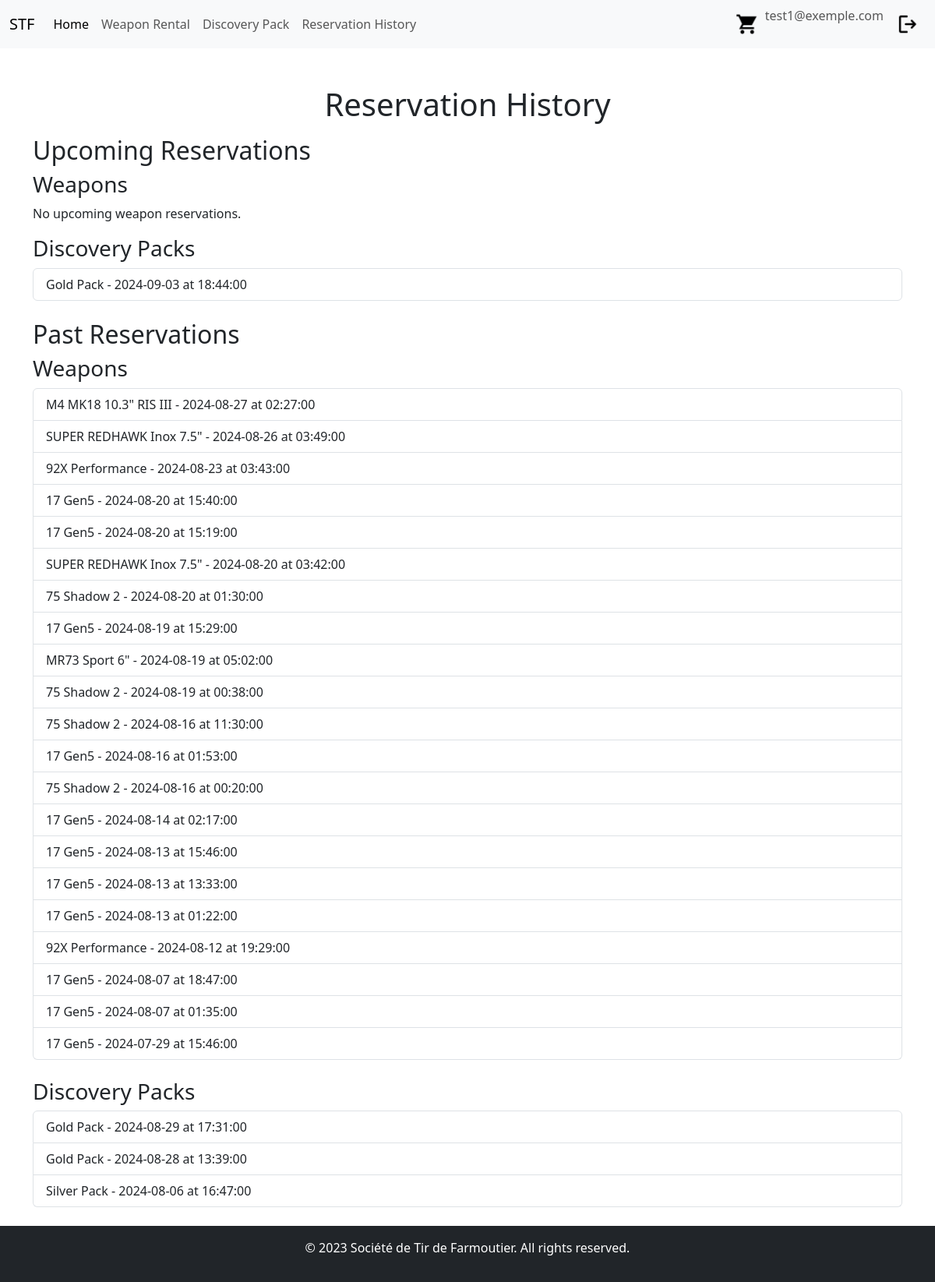
Page /index.php?controller=ReservationController&task=viewHistory (signed in) on the earlier database version.
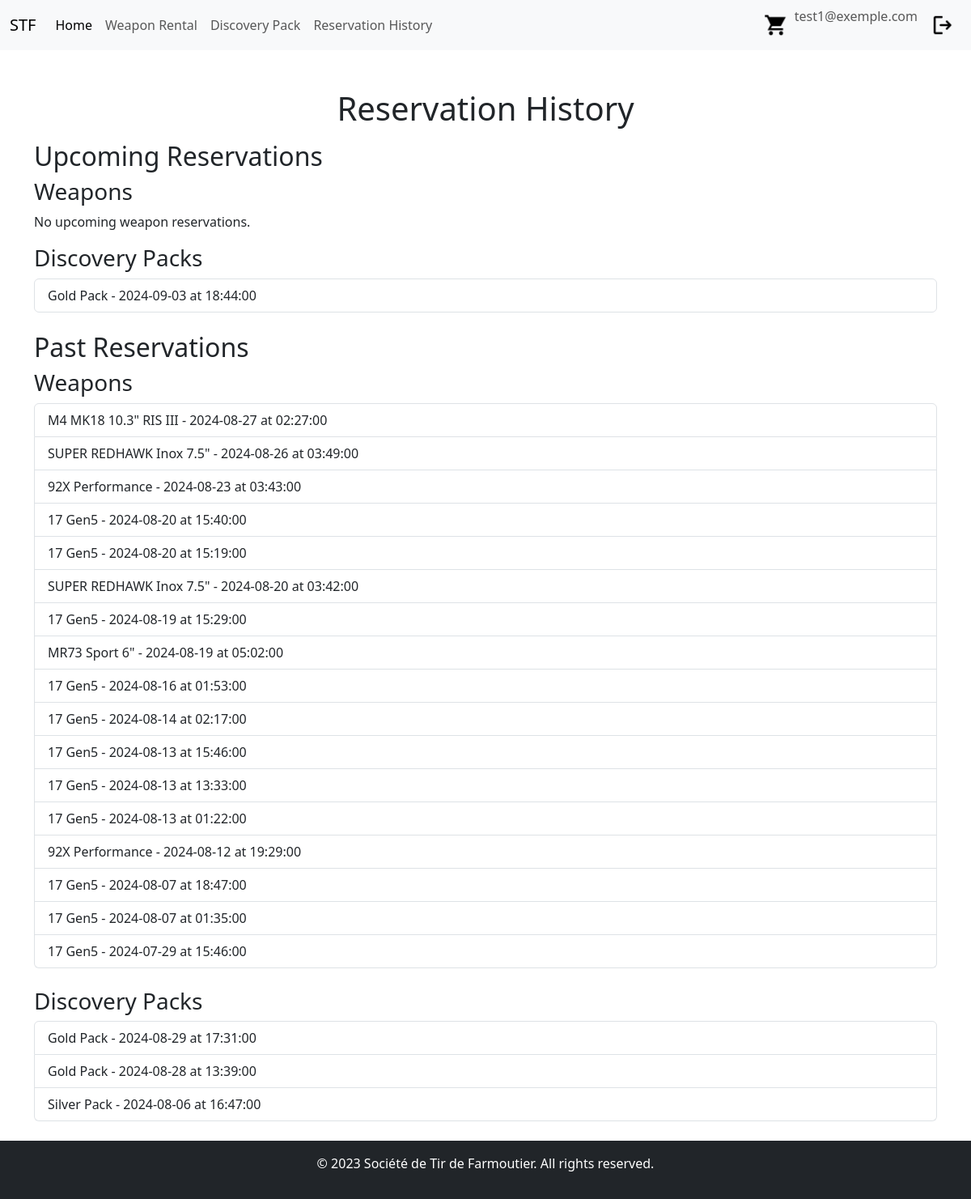
Same page on the later database version.
### tables this page shows
CREATE TABLE `discovery_pack_reservation` (
  `ID` int NOT NULL AUTO_INCREMENT,
  `user_id` int DEFAULT NULL,
  `discovery_pack_id` int DEFAULT NULL,
  `date` date DEFAULT NULL,
  `hour` time DEFAULT NULL,
  PRIMARY KEY (`ID`),
  KEY `user_id` (`user_id`),
  KEY `discovery_pack_id` (`discovery_pack_id`),
  CONSTRAINT `discovery_pack_reservation_ibfk_1` FOREIGN KEY (`user_id`) REFERENCES `users` (`ID`),
  CONSTRAINT `discovery_pack_reservation_ibfk_2` FOREIGN KEY (`discovery_pack_id`) REFERENCES `discovery_pack` (`ID`)
);

CREATE TABLE `discovery_pack` (
  `ID` int NOT NULL AUTO_INCREMENT,
  `name` varchar(255) DEFAULT NULL,
  `price` decimal(10,2) DEFAULT NULL,
  `description` text,
  `duration` int DEFAULT NULL,
  `image` text,
  PRIMARY KEY (`ID`)
);

CREATE TABLE `weapon_reservation` (
  `ID` int NOT NULL AUTO_INCREMENT,
  `user_id` int DEFAULT NULL,
  `weapon_id` int DEFAULT NULL,
  `date` date DEFAULT NULL,
  `hour` time DEFAULT NULL,
  `ammo_boxes` int DEFAULT '0',
  `total_price` decimal(10,2) NOT NULL,
  PRIMARY KEY (`ID`),
  KEY `user_id` (`user_id`),
  KEY `weapon_reservation_ibfk_2` (`weapon_id`),
  CONSTRAINT `weapon_reservation_ibfk_1` FOREIGN KEY (`user_id`) REFERENCES `users` (`ID`),
  CONSTRAINT `weapon_reservation_ibfk_2` FOREIGN KEY (`weapon_id`) REFERENCES `weapon` (`ID`) ON DELETE SET NULL
);

CREATE TABLE `weapon` (
  `ID` int NOT NULL AUTO_INCREMENT,
  `name` varchar(255) DEFAULT NULL,
  `brand` varchar(255) DEFAULT NULL,
  `caliber` varchar(255) DEFAULT NULL,
  `description` text,
  `image` text,
  PRIMARY KEY (`ID`)
);

### Apps/libs/Renderer.php (called while the page is built, shortened)
<?php
class Renderer
{
    public static function render(string $path, array $variables = [])
    {
        extract($variables);
        require_once 'Apps/Views/' . $path . '.php';
        require_once 'Apps/Views/layout.php';
    }
}

### Apps/Controllers/ReservationController.php (called while the page is built, shortened)
<?php
class ReservationController extends Controller
{
    protected $discoveryPackModel;
    protected $weaponModel;
    public function __construct()
    {
        $this->discoveryPackModel = new \Apps\Models\DiscoveryPackReservation();
        $this->weaponModel = new \Apps\Models\WeaponReservation();
    }
    public function viewHistory()
    {
        $userId = $_SESSION['user_id'];
        $currentDate = date('Y-m-d H:i:s');
        $upcomingWeaponReservations = $this->weaponModel->findReservationsByUserAndDate($userId, $currentDate, 'future');
        $pastWeaponReservations = $this->weaponModel->findReservationsByUserAndDate($userId, $currentDate, 'past');
        $upcomingDiscoveryPackReservations = $this->discoveryPackModel->findReservationsByUserAndDate($userId, $currentDate, 'future');
        $pastDiscoveryPackReservations = $this->discoveryPackModel->findReservationsByUserAndDate($userId, $currentDate, 'past');
        \Apps\Libs\Renderer::render('reservation/history', [
            'pageTitle' => 'Reservation History',
            'upcomingWeaponReservations' => $upcomingWeaponReservations,
            'pastWeaponReservations' => $pastWeaponReservations,
            'upcomingDiscoveryPackReservations' => $upcomingDiscoveryPackReservations,
            'pastDiscoveryPackReservations' => $pastDiscoveryPackReservations,
        ]);
    }
}

### index.php (called while the page is built, shortened)
<?php
require_once('Apps/libs/autoload.php');
Apps\libs\Application::run();

### Apps/libs/autoload.php (called while the page is built, shortened)
<?php
spl_autoload_register(function ($className) {
    $className = str_replace("\\", DIRECTORY_SEPARATOR, $className);
    $base_dir = __DIR__ . '/../../';
    $file = $base_dir . $className . '.php';
});

### Apps/libs/Database.php (called while the page is built, shortened)
<?php
class Database
{
    private static $instance = null;
    public static function getPdo(): \PDO
    {
        if (self::$instance === null) {
            try {
                self::$instance = new \PDO(DB_DSN, DB_USER, DB_PASS, [
                    \PDO::ATTR_ERRMODE => \PDO::ERRMODE_EXCEPTION,
                    \PDO::ATTR_DEFAULT_FETCH_MODE => \PDO::FETCH_ASSOC,
                ]);
            } catch (\PDOException $e) {
                die('Erreur de connexion : ' . $e->getMessage());
            }
        }
        return self::$instance;
    }
}

### Apps/Models/DiscoveryPackReservation.php (called while the page is built, shortened)
<?php
class DiscoveryPackReservation extends Model
{
    protected $table = 'discovery_pack_reservation';
    public function findReservationsByUserAndDate($userId, $currentDate, $type)
    {
        $operator = $type === 'future' ? '>' : '<';
        $sql = "
            SELECT dpr.*, dp.name AS discovery_pack_name
            FROM {$this->table} dpr
            JOIN discovery_pack dp ON dpr.discovery_pack_id = dp.ID
            WHERE dpr.user_id = :user_id AND CONCAT(dpr.date, ' ', dpr.hour) $operator :current_date
            ORDER BY dpr.date DESC, dpr.hour DESC
        ";
        $query = $this->pdo->prepare($sql);
        $query->execute([
            'user_id' => $userId,
            'current_date' => $currentDate,
        ]);
        return $query->fetchAll();
    }
}

### Apps/Models/Model.php (called while the page is built, shortened)
<?php
abstract class Model
{
    public function __construct()
    {
        $this->pdo = \Apps\Libs\Database::getPdo();
    }
}

### Apps/Models/WeaponReservation.php (called while the page is built, shortened)
<?php
class WeaponReservation extends Model
{
    protected $table = 'weapon_reservation';
    public function findReservationsByUserAndDate($userId, $currentDate, $type)
    {
        $operator = $type === 'future' ? '>' : '<';
        $sql = "
            SELECT wr.*, w.name AS weapon_name
            FROM {$this->table} wr
            JOIN weapon w ON wr.weapon_id = w.ID
            WHERE wr.user_id = :user_id AND CONCAT(wr.date, ' ', wr.hour) $operator :current_date
            ORDER BY wr.date DESC, wr.hour DESC
        ";
        $query = $this->pdo->prepare($sql);
        $query->execute([
            'user_id' => $userId,
            'current_date' => $currentDate,
        ]);
        return $query->fetchAll();
    }
}

### Apps/Views/reservation/history.php (the view, shortened to what the changed rows need)
<div class="container mt-5">
    <h1 class="text-center mb-3">Reservation History</h1>
    <h2>Upcoming Reservations</h2>
    <?php if (empty($upcomingDiscoveryPackReservations)): ?>
        <p>No upcoming discovery pack reservations.</p>
    <?php else: ?>
        <ul class="list-group mb-4">
            <?php foreach ($upcomingDiscoveryPackReservations as $reservation): ?>
                <li class="list-group-item">
                    <?= htmlspecialchars($reservation['discovery_pack_name']) ?> - <?= htmlspecialchars($reservation['date']) ?> at <?= htmlspecialchars($reservation['hour']) ?>
                </li>
            <?php endforeach; ?>
        </ul>
    <?php endif; ?>
    <h2 class="mt-4">Past Reservations</h2>
    <?php if (empty($pastWeaponReservations)): ?>
        <p>No past weapon reservations.</p>
    <?php else: ?>
        <ul class="list-group mb-4">
            <?php foreach ($pastWeaponReservations as $reservation): ?>
                <li class="list-group-item">
                    <?= htmlspecialchars($reservation['weapon_name']) ?> - <?= htmlspecialchars($reservation['date']) ?> at <?= htmlspecialchars($reservation['hour']) ?>
                </li>
            <?php endforeach; ?>
        </ul>
    <?php endif; ?>
    <?php if (empty($pastDiscoveryPackReservations)): ?>
        <p>No past discovery pack reservations.</p>
    <?php else: ?>
        <ul class="list-group mb-4">
            <?php foreach ($pastDiscoveryPackReservations as $reservation): ?>
                <li class="list-group-item">
                    <?= htmlspecialchars($reservation['discovery_pack_name']) ?> - <?= htmlspecialchars($reservation['date']) ?> at <?= htmlspecialchars($reservation['hour']) ?>
                </li>
            <?php endforeach; ?>
        </ul>
    <?php endif; ?>
</div>

Differences in the rows shown:
no longer on this page (row edited): weapon_reservation: weapon.name "75 Shadow 2", date "2024-08-20", hour "01:30:00"
no longer on this page (row edited): weapon_reservation: weapon.name "75 Shadow 2", date "2024-08-19", hour "00:38:00"
no longer on this page (row edited): weapon_reservation: weapon.name "75 Shadow 2", date "2024-08-16", hour "11:30:00"
no longer on this page (row edited): weapon_reservation: weapon.name "75 Shadow 2", date "2024-08-16", hour "00:20:00"
